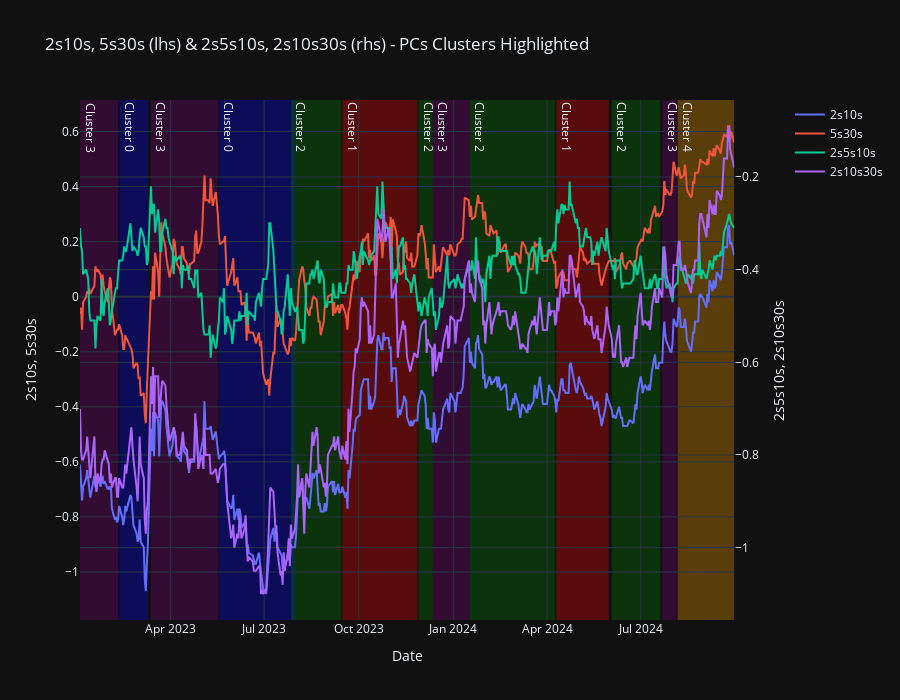

The code cell stored with this chart in its notebook:
### Code cell
plot_timeseries(
    cmt_yields_df,
    y_cols=["2s10s", "5s30s", "2s5s10s",  "2s10s30s"],
    custom_title="2s10s, 5s30s (lhs) & 2s5s10s, 2s10s30s (rhs) - PCs Clusters Highlighted",
    secondary_y_cols=["2s5s10s", "2s10s30s"],
    dt_range_highlights=cluster_date_ranges,
)

### Figure 1 — Plotly figure (JSON) as saved in the notebook; plotly's stock layout.template omitted (floating-point values rounded to 4 significant figures; data arrays with more than 128 entries replaced by an {"elided": "..."} marker saying what was removed)
{"data": [{"mode": "lines", "name": "2s10s", "type": "scatter", "x": {"elided": "438 str values"}, "xaxis": "x", "y": {"elided": "438 float values"}, "yaxis": "y"}, {"mode": "lines", "name": "5s30s", "type": "scatter", "x": {"elided": "438 str values"}, "xaxis": "x", "y": {"elided": "438 float values"}, "yaxis": "y"}, {"mode": "lines", "name": "2s5s10s", "type": "scatter", "x": {"elided": "438 str values"}, "xaxis": "x", "y": {"elided": "438 float values"}, "yaxis": "y2"}, {"mode": "lines", "name": "2s10s30s", "type": "scatter", "x": {"elided": "438 str values"}, "xaxis": "x", "y": {"elided": "438 float values"}, "yaxis": "y2"}], "layout": {"annotations": [{"showarrow": false, "text": "Cluster 0", "textangle": 90, "x": "2023-02-10T00:00:00", "xanchor": "left", "xref": "x", "y": 1, "yanchor": "top", "yref": "y domain"}, {"showarrow": false, "text": "Cluster 0", "textangle": 90, "x": "2023-05-18T00:00:00", "xanchor": "left", "xref": "x", "y": 1, "yanchor": "top", "yref": "y domain"}, {"showarrow": false, "text": "Cluster 1", "textangle": 90, "x": "2023-09-15T00:00:00", "xanchor": "left", "xref": "x", "y": 1, "yanchor": "top", "yref": "y domain"}, {"showarrow": false, "text": "Cluster 1", "textangle": 90, "x": "2024-04-10T00:00:00", "xanchor": "left", "xref": "x", "y": 1, "yanchor": "top", "yref": "y domain"}, {"showarrow": false, "text": "Cluster 2", "textangle": 90, "x": "2023-07-27T00:00:00", "xanchor": "left", "xref": "x", "y": 1, "yanchor": "top", "yref": "y domain"}, {"showarrow": false, "text": "Cluster 2", "textangle": 90, "x": "2023-11-28T00:00:00", "xanchor": "left", "xref": "x", "y": 1, "yanchor": "top", "yref": "y domain"}, {"showarrow": false, "text": "Cluster 2", "textangle": 90, "x": "2024-01-17T00:00:00", "xanchor": "left", "xref": "x", "y": 1, "yanchor": "top", "yref": "y domain"}, {"showarrow": false, "text": "Cluster 2", "textangle": 90, "x": "2024-06-03T00:00:00", "xanchor": "left", "xref": "x", "y": 1, "yanchor": "top", "yref": "y domain"}, {"showarrow": false, "text": "Cluster 3", "textangle": 90, "x": "2023-01-03T00:00:00", "xanchor": "left", "xref": "x", "y": 1, "yanchor": "top", "yref": "y domain"}, {"showarrow": false, "text": "Cluster 3", "textangle": 90, "x": "2023-03-13T00:00:00", "xanchor": "left", "xref": "x", "y": 1, "yanchor": "top", "yref": "y domain"}, {"showarrow": false, "text": "Cluster 3", "textangle": 90, "x": "2023-12-12T00:00:00", "xanchor": "left", "xref": "x", "y": 1, "yanchor": "top", "yref": "y domain"}, {"showarrow": false, "text": "Cluster 3", "textangle": 90, "x": "2024-07-22T00:00:00", "xanchor": "left", "xref": "x", "y": 1, "yanchor": "top", "yref": "y domain"}, {"showarrow": false, "text": "Cluster 4", "textangle": 90, "x": "2024-08-06T00:00:00", "xanchor": "left", "xref": "x", "y": 1, "yanchor": "top", "yref": "y domain"}], "height": 700, "shapes": [{"fillcolor": "blue", "layer": "below", "line": {"width": 0}, "opacity": 0.3, "type": "rect", "x0": "2023-02-10T00:00:00", "x1": "2023-03-10T00:00:00", "xref": "x", "y0": 0, "y1": 1, "yref": "y domain"}, {"fillcolor": "blue", "layer": "below", "line": {"width": 0}, "opacity": 0.3, "type": "rect", "x0": "2023-05-18T00:00:00", "x1": "2023-07-31T00:00:00", "xref": "x", "y0": 0, "y1": 1, "yref": "y domain"}, {"fillcolor": "red", "layer": "below", "line": {"width": 0}, "opacity": 0.3, "type": "rect", "x0": "2023-09-15T00:00:00", "x1": "2023-11-27T00:00:00", "xref": "x", "y0": 0, "y1": 1, "yref": "y domain"}, {"fillcolor": "red", "layer": "below", "line": {"width": 0}, "opacity": 0.3, "type": "rect", "x0": "2024-04-10T00:00:00", "x1": "2024-05-31T00:00:00", "xref": "x", "y0": 0, "y1": 1, "yref": "y domain"}, {"fillcolor": "green", "layer": "below", "line": {"width": 0}, "opacity": 0.3, "type": "rect", "x0": "2023-07-27T00:00:00", "x1": "2023-09-14T00:00:00", "xref": "x", "y0": 0, "y1": 1, "yref": "y domain"}, {"fillcolor": "green", "layer": "below", "line": {"width": 0}, "opacity": 0.3, "type": "rect", "x0": "2023-11-28T00:00:00", "x1": "2023-12-12T00:00:00", "xref": "x", "y0": 0, "y1": 1, "yref": "y domain"}, {"fillcolor": "green", "layer": "below", "line": {"width": 0}, "opacity": 0.3, "type": "rect", "x0": "2024-01-17T00:00:00", "x1": "2024-04-09T00:00:00", "xref": "x", "y0": 0, "y1": 1, "yref": "y domain"}, {"fillcolor": "green", "layer": "below", "line": {"width": 0}, "opacity": 0.3, "type": "rect", "x0": "2024-06-03T00:00:00", "x1": "2024-07-20T00:00:00", "xref": "x", "y0": 0, "y1": 1, "yref": "y domain"}, {"fillcolor": "purple", "layer": "below", "line": {"width": 0}, "opacity": 0.3, "type": "rect", "x0": "2023-01-03T00:00:00", "x1": "2023-02-09T00:00:00", "xref": "x", "y0": 0, "y1": 1, "yref": "y domain"}, {"fillcolor": "purple", "layer": "below", "line": {"width": 0}, "opacity": 0.3, "type": "rect", "x0": "2023-03-13T00:00:00", "x1": "2023-05-17T00:00:00", "xref": "x", "y0": 0, "y1": 1, "yref": "y domain"}, {"fillcolor": "purple", "layer": "below", "line": {"width": 0}, "opacity": 0.3, "type": "rect", "x0": "2023-12-12T00:00:00", "x1": "2024-01-17T00:00:00", "xref": "x", "y0": 0, "y1": 1, "yref": "y domain"}, {"fillcolor": "purple", "layer": "below", "line": {"width": 0}, "opacity": 0.3, "type": "rect", "x0": "2024-07-22T00:00:00", "x1": "2024-08-05T00:00:00", "xref": "x", "y0": 0, "y1": 1, "yref": "y domain"}, {"fillcolor": "orange", "layer": "below", "line": {"width": 0}, "opacity": 0.3, "type": "rect", "x0": "2024-08-06T00:00:00", "x1": "2024-09-30T00:00:00", "xref": "x", "y0": 0, "y1": 1, "yref": "y domain"}], "showlegend": true, "title": {"text": "2s10s, 5s30s (lhs) & 2s5s10s, 2s10s30s (rhs) - PCs Clusters Highlighted"}, "xaxis": {"anchor": "y", "domain": [0, 0.94], "nticks": 10, "showspikes": true, "spikecolor": "white", "spikemode": "across", "spikesnap": "cursor", "title": {"text": "Date"}}, "yaxis": {"anchor": "x", "domain": [0, 1], "showspikes": true, "spikecolor": "white", "spikesnap": "cursor", "spikethickness": 0.5, "title": {"text": "2s10s, 5s30s"}}, "yaxis2": {"anchor": "x", "overlaying": "y", "showspikes": true, "side": "right", "spikecolor": "white", "spikesnap": "cursor", "spikethickness": 0.5, "title": {"text": "2s5s10s, 2s10s30s"}}}}
